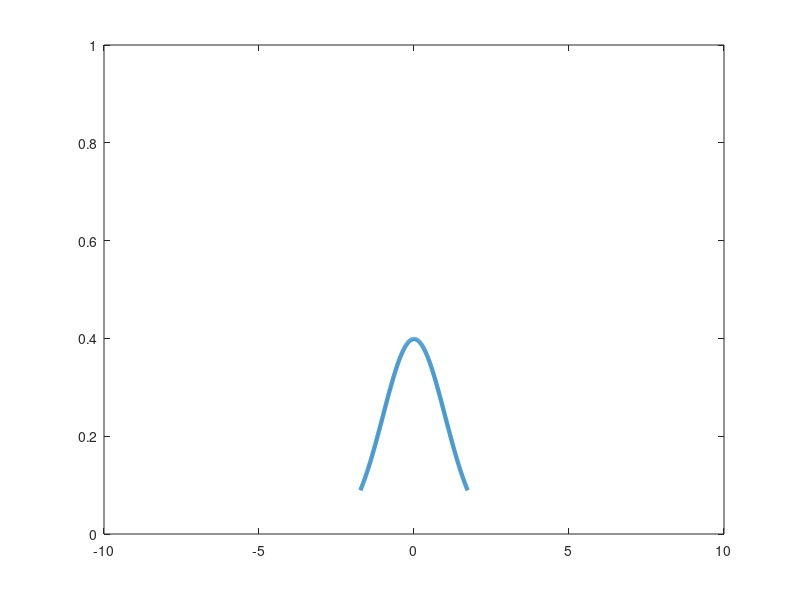

MATLAB code to generate this figure: (Note: this script raises an error after producing the figure.)
clear all
close all 

% addpath(genpath('C:\Users\npescetelli\Documents\Paris\toolboxes'));

%% plot confidence distribution
clf
x1=[0:1:1000];
z = zscore(x1);
C = normpdf(z,0,1);

plot(z,C,'LineWidth',3)
xlim([-10 10])
ylim([0 1])

set(gcf, 'Position', get(0,'Screensize')); % Maximize figure.

%% plot conditional probability
hold on
Y1=sigmoid(z,1,2)*.5+.5; % agreeing in confidence
Y2=sigmoid(z,1,-2)*.5+.5; % agreeing in uncertainty
Y3=sigmoid(z,1,2)*.5+.5;% accurate agreeing
Y4=sigmoid(z,1,-2)*.5+.5;% accurate agreeing

h1 = line([0 0],[1 0],'LineWidth',2,'LineStyle','--','color','b');

h2 = plot(z,Y1,'LineWidth',3,'color','r')
h3 = plot(z,Y2,'LineWidth',3,'color','b')
h4 = plot(z,Y3,'LineWidth',3,'color','r','LineStyle','--')
h5 = plot(z,Y4,'LineWidth',3,'color','b','LineStyle','--')

set(gca,'FontSize',24)
xlim([-10 10]),xlabel('confidence')
ylim([0 1]),ylabel('p(agree)')

legend([h2 h3 h4 h5], 'high agreement in confidence','high agreement in uncertainty',...
    'low agreement in confidence','low agreement in uncertainty','Location','SouthWest')

